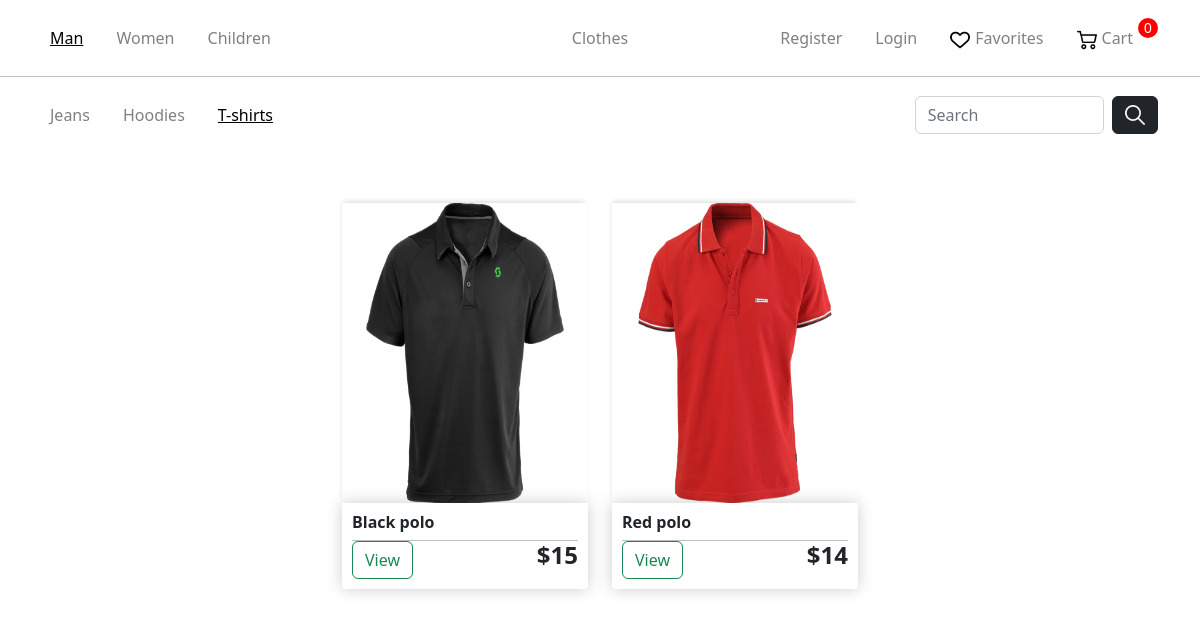
The app's page /category/man/t-shirts with its own data.
### store/models.py (models this page shows, shortened)
class Gender(models.Model):
    name = models.CharField(max_length=100, db_index=True)
    slug = models.SlugField(max_length=255, unique=True, db_index=True)
    categories_id = models.ManyToManyField('Category')
    def get_absolute_url(self):
        return reverse('gender', kwargs={'gender_slug': self.slug})

class Category(models.Model):
    name = models.CharField(max_length=100, db_index=True)
    slug = models.SlugField(max_length=255, unique=True, db_index=True)

class Product(models.Model):
    AVAILABILITY =(
        ('Y', 'В наличии'),
        ('N', 'Нет в наличии'),
    )
    name = models.CharField(max_length=255)
    slug = models.SlugField(max_length=255, unique=True, db_index=True)
    description = models.TextField(blank=True)
    discount = models.BooleanField(default=False)
    price = models.IntegerField()
    price_discount = models.IntegerField(blank=True)
    photo = models.ImageField(upload_to="photos")
    availability = models.CharField(max_length=1,choices = AVAILABILITY,default = '')
    cat = models.ForeignKey('Category', on_delete=models.PROTECT)
    gender = models.ForeignKey('Gender', on_delete=models.PROTECT)
    sizes = models.ManyToManyField('Size')

### store/views.py (the view)
# urls.py: path('category/<slug:gender_slug>/<slug:category_slug>',views.category, name="category"),
def category(request, gender_slug,category_slug):
    search_input = request.GET.get('search_area')
    gender = Gender.objects.get(slug=gender_slug)
    cat = Category.objects.get(slug=category_slug)
    cats = gender.categories_id.all()
    if search_input:
        products = Product.objects.filter(gender=gender, cat=cat, name__icontains=search_input)
    else:
        products = Product.objects.filter(gender=gender, cat=cat)
    context = {
            "cats": cats,
            "products" : products,
    }
    context = get_user_context(context,request)
    context["gender_selected"] = gender
    context["cat_selected"] = cat
    return render(request, 'store/category.html', context)

### store/templatetags/store_tags.py (called while the page is built)
@register.simple_tag(name='getcatsurl')
def get_categoriesURL(gender, cat):
    return reverse('category', kwargs={'category_slug': cat.slug, 'gender_slug': gender.slug})

### store/utils.py (called while the page is built)
def get_user_context(dict,request):
    context = dict
    genders = Gender.objects.all()
    ordered = 1
    if not request.user.is_authenticated:
        ordered = 0
    else:
        order_qs = Order.objects.filter(user=request.user, ordered=False)
        if order_qs.exists():
            context["order"] = order_qs[0]
        else:
            ordered = 0
    context["genders"] = genders
    context["gender_selected"] = -1
    context["cat_selected"] = -1
    context["ordered"] = ordered
    return context

### store/templates/store/category.html (shortened to what this page needs)
{% extends 'store/layout.html' %}
{% load static %}
{% load store_tags %}
{% block categories %}
    <nav class="navbar navbar-expand-sm navbar-dark sec-nav">
    <div class="container justify-content-center">
        <ul class="nav navbar-nav w-100 flex-nowrap">
	        {% for cat in cats%}
	            <li class="nav-item active">
		        {%if cat == cat_selected%}
		            <p class="nav-link-selected lk" >{{cat.name}}</p>
		        {%else%}
		            {% getcatsurl gender=gender_selected cat=cat as URL%}
                    <a class="nav-link lk" href="{{URL}}" >{{cat.name}}</a>
		        {%endif%}
		    {% endfor %}
	            </li>
        </ul>
        <form class="d-flex" role="search" id="search-form">
        <input class="form-control search-input me-2" type="search" placeholder="Search" aria-label="Search" name ="search_area" value="{{ search_input }}">
        <button type="submit" class="btn btn-dark"><img src="../../static/store/img/loupe.png" alt="Loupe Icon"></button>
        </form>
    </div>
    </nav>
{% endblock %}
{% block content %}
    <link rel="stylesheet" href="{% static 'store/css/CategoriesCartCheckout.css' %}">
	<div style="display: flex; flex-wrap: wrap; width: 90%; margin: 50px auto;" class="row">
		{%for product in products%}
		<div style="width: 274px; height: 300px; flex-basis: 25%; max-width: 274px; margin-bottom: 112px;" class="col-lg-4">
			<img style="height: 300px;" class="thumbnail" src="{{product.photo.url}}">
			<div class="box-element product">
				<h6><strong>{{product.name}}</strong></h6>
				<hr>
				<a class="btn btn-outline-success" href="{% url 'product' product_slug=product.slug %}">View</a>
				<h4 style="display: inline-block; float: right"><strong>${{product.price}}</strong></h4>
			</div>
		</div>
		{%endfor%}
	</div>
{% endblock %}

### store/templates/store/layout.html (shortened to what this page needs)
{% load static %}
<!doctype html>
<html lang="en">
<head>
    <link rel="stylesheet" href="https://cdn.jsdelivr.net/npm/bootstrap@5.2.3/dist/css/bootstrap.min.css">
    <link rel="stylesheet" href="{% static 'store/css/main.css' %}">
</head>
<body>
    <nav class="navbar navbar-expand-sm navbar-dark main-nav">
    <div class="container justify-content-center">
        <ul class="nav navbar-nav w-100 flex-nowrap">
            {% for gender in genders%}
            <li class="nav-item active">
                {%if gender == gender_selected%}
                <p class="nav-link-selected lk" >{{gender.name}}</p>
                {%else%}
                <a class="nav-link lk" href="{{gender.get_absolute_url}}">{{gender.name}}</a>
                {%endif%}
            {% endfor %}
        </ul>
        <ul class="nav navbar-nav justify-content-center">
            <li class="nav-item"><a class="nav-link" href="{% url 'main' %}">Clothes</a></li>
        </ul>
        <ul class="nav navbar-nav w-100 justify-content-end">
            {% if request.user.is_authenticated %}
            <li class="nav-item">
                <a class="nav-link lk" href="{% url 'logout' %}">Logout</a>
            </li>
            {%else%}
            <li class="nav-item">
                <a class="nav-link lk" href="{% url 'register' %}">Register</a>
            </li>
            <li class="nav-item">
                <a class="nav-link lk" href="{% url 'login' %}">Login</a>
            </li>
            {%endif%}
            <li class="nav-item">
                <a class="nav-link lk icon" href="{% url 'liked' %}"><img src="../../static/store/img/heart.png" alt="Heart Icon">Favorites</a>
            </li>
            <li class="nav-item">
                {%if not ordered%}
                    <p class="cart-total">0</p>
                {%else%}
                    <p class="cart-total">{{order.products.count}}</p>
                {%endif%}
                <a class="nav-link lk icon" href="{% url 'cart' %}"><img src="../../static/store/img/shopping-cart.png" alt="Cart Icon">Cart</a>
            </li>
        </ul>
    </div>
    </nav>
    <hr class="nav">
    {% block categories %}{% endblock %}
    {% block content %}
    {% endblock %}
</body>
</html>

### store/static/store/css/main.css (style rules this page uses)
.navbar .icon img { height: 20px; vertical-align: middle; margin-right: 5px; }
.navbar { padding: 18px; }
.navbar-expand-sm .navbar-nav .lk { padding-right: 25px; }
.navbar-nav .nav-link { color: gray; transition: color 0.2s ease-in-out; }
.navbar-nav .nav-link-selected { color:black; transition: color 0.2s ease-in-out; padding :8px 25px 8px 8px; margin-bottom :0px; text-decoration: underline; }
.navbar .cart-total { display: block; text-align: center; color: white; background-color: red; width: 20px; height: 20px; border-radius: 50%; font-size: 14px; font-family: Arial , sans-serif; float: right; }
.btn-dark { padding-top: 2px; }
.navbar .btn-dark img { height: 20px; width: 20px; vertical-align: middle; }
hr { margin: 0; color: black; }

### store/static/store/css/CategoriesCartCheckout.css (style rules this page uses)
.box-element { box-shadow:hsl(0, 0%, 80%) 0 0 16px; background-color: white; border-radius: 4px; padding: 10px; }
.thumbnail { width: 100%; height: 200px; -webkit-box-shadow: -1px -3px 5px -2px rgba(214, 214, 214); -moz-box-shadow: -1px -3px 5px -2px rgba(214, 214, 214); box-shadow: -1px -3px 5px -2px rgba(214, 214, 214); }
.product { border-radius: 0 0 4px 4px; }
.col-lg-4 { width: 23%; }
.row { display: flex; justify-content: center; align-items: center; margin-top: 20px; width: 100%; margin-left: 0; }

### records on screen
Gender: name "Man"
Gender: name "Women"
Gender: name "Children"
Category: name "Jeans"
Category: name "Hoodies"
Category: name "T-shirts"
Product: photo (picture), name "Black polo", price "15"
Product: photo (picture), name "Red polo", price "14"
